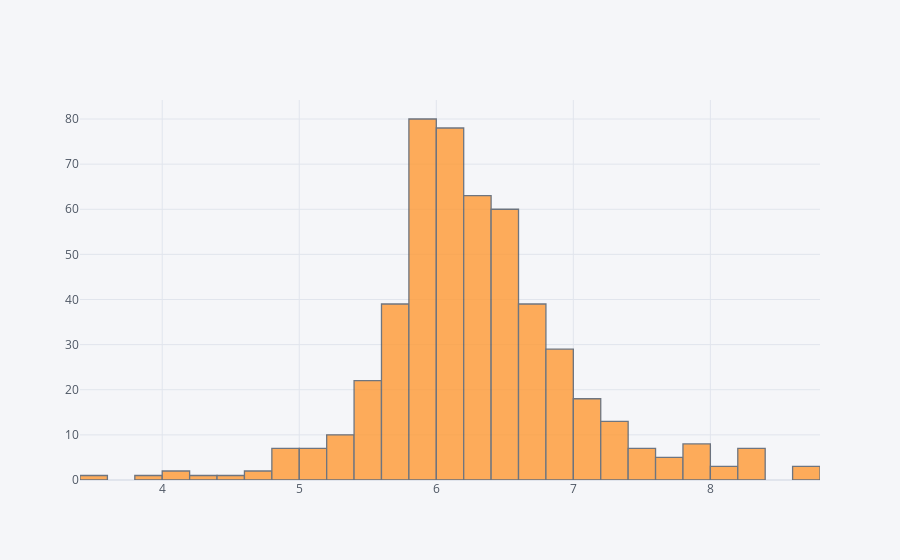

Notebook code cell kept with this figure:
### Code cell
fig = df['RM'].iplot(asFigure=True, kind="hist")
fig.show()

### Figure 1 — Plotly figure (JSON) as saved in the notebook; plotly's stock layout.template omitted (floating-point values rounded to 4 significant figures; data arrays with more than 128 entries replaced by an {"elided": "..."} marker saying what was removed)
{"data": [{"histfunc": "count", "histnorm": "", "marker": {"color": "rgba(255, 153, 51, 1.0)", "line": {"color": "#4D5663", "width": 1.3}}, "name": "RM", "opacity": 0.8, "orientation": "v", "type": "histogram", "x": {"elided": "506 float values"}}], "layout": {"barmode": "overlay", "legend": {"bgcolor": "#F5F6F9", "font": {"color": "#4D5663"}}, "paper_bgcolor": "#F5F6F9", "plot_bgcolor": "#F5F6F9", "title": {"font": {"color": "#4D5663"}}, "xaxis": {"gridcolor": "#E1E5ED", "showgrid": true, "tickfont": {"color": "#4D5663"}, "title": {"font": {"color": "#4D5663"}, "text": ""}, "zerolinecolor": "#E1E5ED"}, "yaxis": {"gridcolor": "#E1E5ED", "showgrid": true, "tickfont": {"color": "#4D5663"}, "title": {"font": {"color": "#4D5663"}, "text": ""}, "zerolinecolor": "#E1E5ED"}}}
